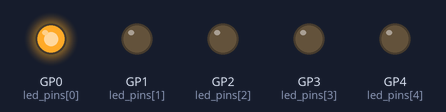
A program run on a simulated Raspberry Pi Pico running MicroPython. Parts: output pins drawn as LEDs (lit = HIGH).

Above: at 0.05 s.
At 0.75 s:
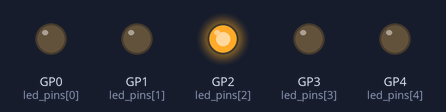
At 1.45 s:
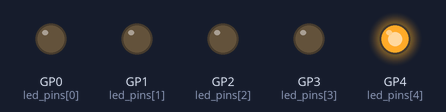
At 2.15 s:
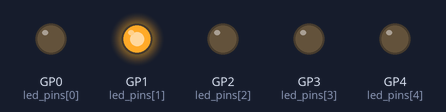
At 2.85 s:
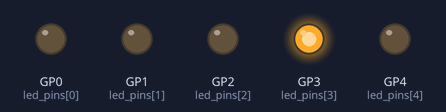
Timing chart, 0 to 3.1 s (numbered marks = the images above):
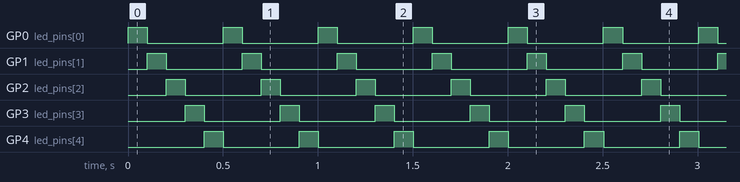

The program:

main.py
```python
from machine import Pin
import time

led_pins = [
    Pin(0, Pin.OUT),
    Pin(1, Pin.OUT),
    Pin(2, Pin.OUT),
    Pin(3, Pin.OUT),
    Pin(4, Pin.OUT)
]

"""""
Berekening:
# 1*2^7 + 0*2^6 + 1*2^5 + 0*2^4 + 1*2^3 + 0*2^2 + 1*2^1 + 1*2^0
# 128   + 0     + 32    + 0     + 8     + 0     + 2     + 1
# = 171
"""""
def leds(value, delay_time):
    for led_pin in led_pins:
        if value % 2 == 1:
            led_pin.on()
        else:
            led_pin.off()
        value = value // 2
    time.sleep(delay_time)


delay = 0.1
while True:
    leds(1, delay)
    leds(2, delay)
    leds(4, delay)
    leds(8, delay)
    leds(16, delay)
```

Measured:
- by itself, GP0 (led_pins[0]), GP1 (led_pins[1]), GP2 (led_pins[2]), GP3 (led_pins[3]), GP4 (led_pins[4]): alternates HIGH for 0.10 s and LOW for 0.40 s
